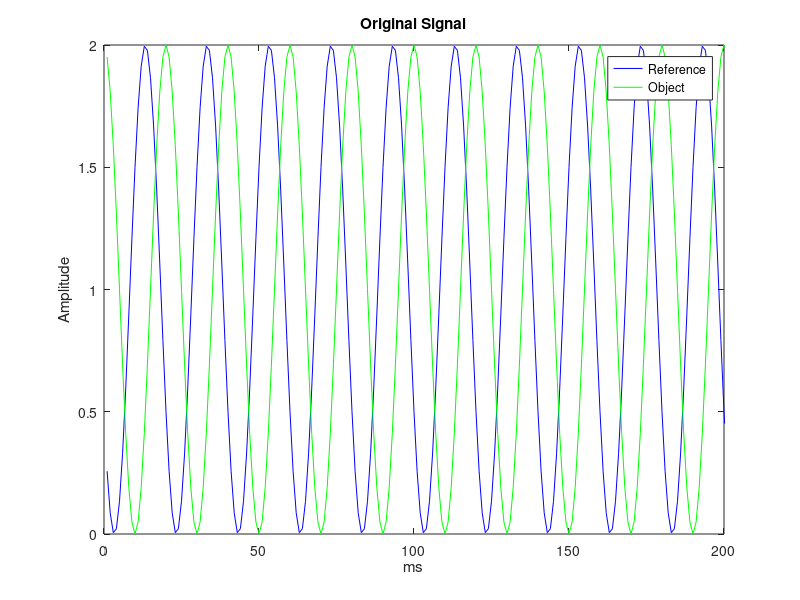
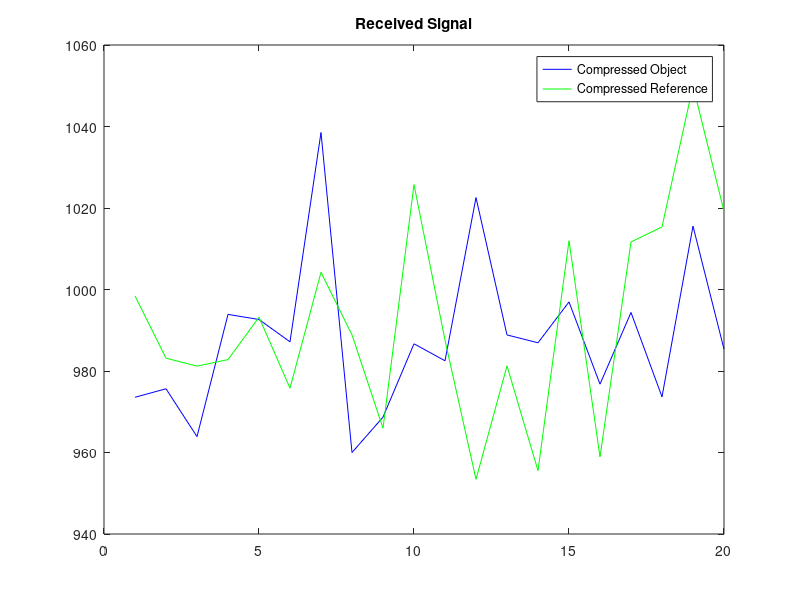

MATLAB code to generate these figures, in order: (Note: this script raises an error after producing the figures.)
clear all;
close all;
clc;

FSig = 1000; %KHz = 1GHz
SampPerCyc = 20;
Fs = 10; %Sampling Frequency
PhaseDelta = 2*pi/3;
L = SampPerCyc*FSig/Fs; %Length of the signal
LoopNum = SampPerCyc*FSig/1000;

SampleShift = L/LoopNum;
Pos = zeros(LoopNum,1);

for i=1:LoopNum
    Pos(i,1) = (i-1)*SampleShift+1;
end
CodeMatrix = randi([0 1],L,L);
SigObj = zeros(L,1);
SigRef = zeros(L,1);

for i=1:L
    SigObj(i) = cos(2*pi*FSig/(FSig*SampPerCyc)*i)+1;
    SigRef(i) = cos(2*pi*FSig/(FSig*SampPerCyc)*i+PhaseDelta)+1;
end

figure(1)
plot(SigRef,'b');
hold on 
plot(SigObj,'g');
xlim([0 200]);
legend('Reference','Object')
title('Original Signal')
xlabel('ms')
ylabel('Amplitude')

OutObj = zeros(LoopNum,1);
OutRef = zeros(LoopNum,1);
MeasureMatrix = zeros(LoopNum,L);

CodeObj = CodeMatrix*SigObj;
CodeRef = CodeMatrix*SigRef;

for i=1:LoopNum
    loc = Pos(i,1);
    OutObj(i,1) = CodeObj(loc,1);
    OutRef(i,1) = CodeRef(loc,1);
    MeasureMatrix(i,:) = CodeMatrix(loc,:);
end

figure(2)
plot(abs(OutObj),'b');
hold all
plot(abs(OutRef),'g');
legend('Compressed Object','Compressed Reference');
title('Received Signal');

Psi = inv(fft(eye(L)));
cvx_begin
    variable xp(L) complex;
    minimize(norm(xp,1));
    subject to
    MeasureMatrix*Psi*xp == OutObj;
cvx_end

cvx_begin
    variable xpR(L) complex;
    minimize(norm(xpR,1));
    subject to
    MeasureMatrix*Psi*xpR == OutRef;
cvx_end

figure(3)
plot(real((ifft(xpR))),'b')
xlim([0 200])
hold all
plot(real((ifft(xp))),'g')
legend('Reference','Object')
title('Processed signal')
xlabel('ms')
ylabel('Amplitude')

LightSpeed = 3*10^8;
Distance = (LightSpeed/(2*FSig*10^3))*(PhaseDelta/(2*pi));
fprintf('Measured Distance = %dm\n',Distance)